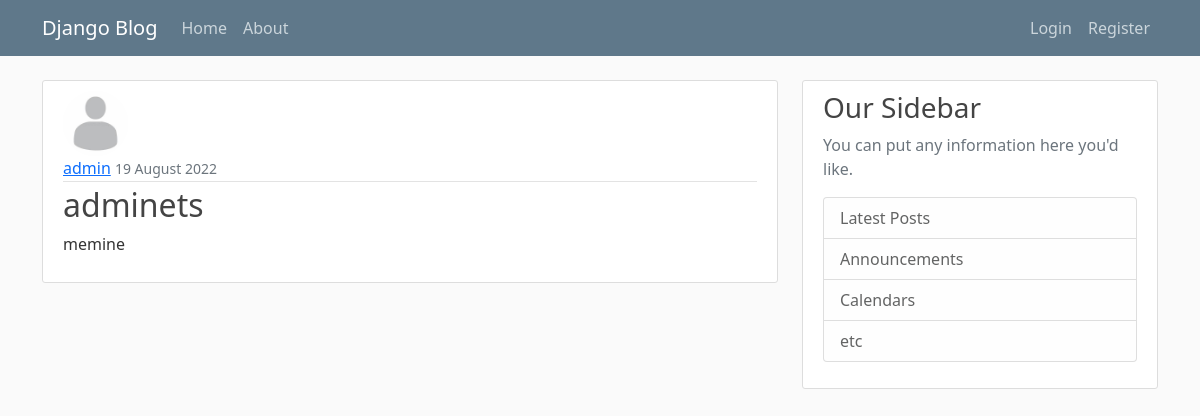
/post/16/, run on the app's committed database.
### blog/models.py (models this page shows, shortened)
class Post(models.Model):
    title = models.CharField(max_length=100)
    content = models.TextField()
    date_posted = models.DateTimeField(default=timezone.now)
    author = models.ForeignKey(User,on_delete=models.CASCADE)

### users/models.py (models this page shows, shortened)
class Profile(models.Model):
    user = models.OneToOneField(User,on_delete=models.CASCADE)
    image = models.ImageField(upload_to='profile-pics',default='default.jpg')

### blog/views.py (the view)
# urls.py: path('post/<int:pk>/', PostDetailView.as_view(), name='post-detail'), # pk means primary key
class PostDetailView(DetailView):
    model = Post

### blog/templates/blog/post_detail.html (shortened to what this page needs)
{% extends "blog/base.html" %}
{% block content %}
    <article class="media content-section">
        <div class="media-body">
            <div>
                <img class="rounded-circle article-img" src="{{ object.author.profile.image.url }}">
            </div>
            <div class="article-metadata">
                <a class="mr-2" href="{% url 'user-posts' object.author.username %}">{{ object.author }}</a>
                <small class="text-muted">{{ object.date_posted|date:"d F Y" }}</small>
            </div>
            <h2 class="article-title">{{ object.title }}</h2>
            <p class="article-content">{{ object.content }}</p>
        </div>
    </article>
{% endblock content %}

### blog/static/blog/main.css (style rules this page uses)
body { background: #fafafa; color: #333333; margin-top: 5rem; }
h1, h2, h3, h4, h5, h6 { color: #444444; }
.content-section { background: #ffffff; padding: 10px 20px; border: 1px solid #dddddd; border-radius: 3px; margin-bottom: 20px; }
.article-title { color: #444444; }
.article-content { white-space: pre-line; }
.article-img { height: 65px; width: 65px; margin-right: 16px; }
.article-metadata { padding-bottom: 1px; margin-bottom: 4px; border-bottom: 1px solid #e3e3e3 }

### data on the page
Post: author.profile.image (placeholder picture), author "admin", date_posted "19 August 2022", title "adminets", content "memine"
